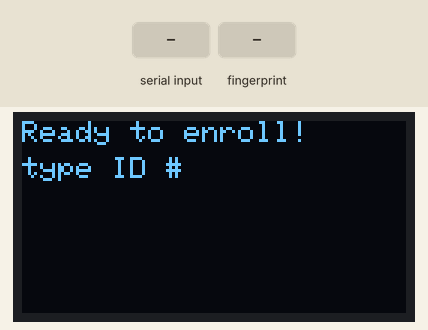
Recording of a sketch running on a simulated Arduino Mega 2560, built with avr-gcc and run on an emulated ATmega2560. Shown: 128×64 one-colour display. The test bench sets the inputs (shaded band). What the sketch prints to the serial monitor is not drawn.

Above: at 2.3 s.
2.4 s: "90,45\n" received over Serial
At 3.1 s:
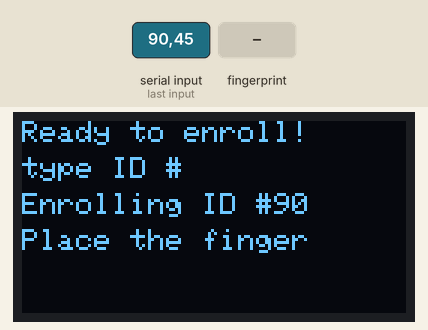
3.9 s: finger stored as number 1 placed on the sensor
At 5.7 s:
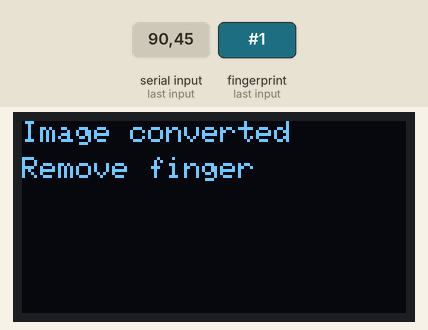
6.9 s: finger stored as number 1 placed on the sensor
At 8.8 s:
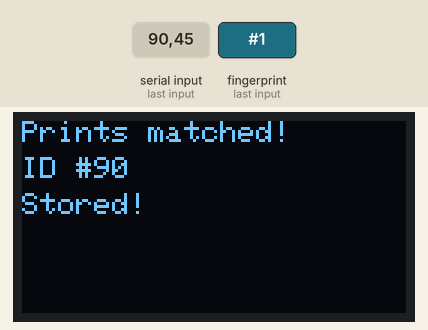
9.7 s: finger stored as number 1 placed on the sensor
At 15.6 s:
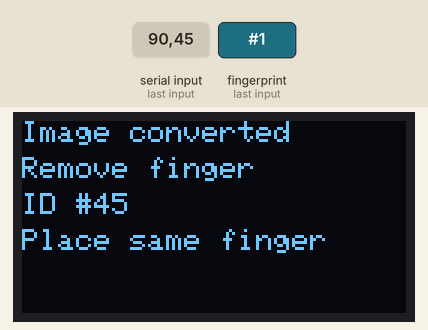
Timing chart, 0 to 16.8 s (numbered marks = the images above; inputs shaded):
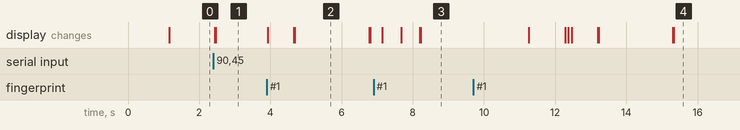

Measured:
- after the input at 2.4 s, the display: first changes at once (image 1 shows a later state)
- after the input at 3.9 s, the display: first changes at once (image 2 shows a later state)
- after the input at 6.9 s, the display: first changes after 0.25 s (image 3 shows a later state)
- after the input at 9.7 s, the display: first differs from a run without the input after 2.8 s (image 4 shows a later state)
- what the display in image 2 shows lasts 2.1 s, from 4.7 s to 6.8 s

The sketch:

Test4_enroll_new_code.ino
```cpp
#include <Wire.h>
#include <Adafruit_GFX.h>
#include <Adafruit_SSD1306.h>

#include <Adafruit_Fingerprint.h>
#include <HardwareSerial.h>

Adafruit_SSD1306 display(128, 64, &Wire, -1);

Adafruit_Fingerprint finger = Adafruit_Fingerprint(&Serial2);

uint16_t id;


void setup()
{
  // FOR oled dISPLAY
  display.begin(SSD1306_SWITCHCAPVCC, 0x3C);
  display.clearDisplay();

  //OTHER CODE
  Serial.begin(9600);
  while (!Serial);  // For Yun/Leo/Micro/Zero/...
  delay(100);
  Serial.println("\n\nAdafruit Fingerprint sensor enrollment");

  // set the data rate for the sensor serial port
  finger.begin(57600);

  if (finger.verifyPassword()) {
    Serial.println("Found fingerprint sensor!");
  } else {
    Serial.println("Did not find fingerprint sensor :(");
    while (1) { delay(1); }
  }
}

uint16_t readnumber(void){
  uint16_t num = 0;

  while (num == 0) {
    while (! Serial.available());
    num = Serial.parseInt();
  }
  return num;
}


void loop()                     // run over and over again
{
  display.clearDisplay();
  display.setTextSize(1);
  display.setTextColor(WHITE);
  display.setCursor(0, 0);
  display.println("Ready to enroll!");

  display.setCursor(0, 12);
  display.println("type ID #");
  display.display();

  Serial.println("Ready to enroll a fingerprint!");
  Serial.println("Please type in the ID # you want to save this finger as...");
  id = readnumber();
  if (id == 0) {// ID #0 not allowed, try again!
    return;
  }

  // Only display "Enrolling ID #" if a valid ID is entered
  display.setCursor(0, 24);
  display.print("Enrolling ID #");
  display.print(id);
  display.display();

  Serial.print("Enrolling ID #");
  Serial.println(id);

  while (!  getFingerprintEnroll() );
}

uint16_t getFingerprintEnroll() {

  int p = -1;

  display.setCursor(0, 36);
  display.print("Place the finger");
  display.display();

  //display.display();
  Serial.print("Waiting for valid finger to enroll as #"); Serial.println(id);
  while (p != FINGERPRINT_OK) {
    p = finger.getImage();
    switch (p) {
    case FINGERPRINT_OK:

      display.setCursor(0, 48);
      display.print("Image taken");
      display.display();
      delay(500);

      Serial.println("Image taken");
      break;
    case FINGERPRINT_NOFINGER:
      Serial.println(".");
      break;
    case FINGERPRINT_PACKETRECIEVEERR:
      display.setCursor(0, 48);
      display.print("Communication error");
      display.display();
      delay(1000);

      Serial.println("Communication error");
      break;
    case FINGERPRINT_IMAGEFAIL:
      display.setCursor(0, 48);
      display.print("Imaging error");
      display.display();
      delay(1000);
      Serial.println("Imaging error");
      break;
    default:
      display.setCursor(0, 48);
      display.print("Unknown error");
      display.display();
      delay(1000);
      Serial.println("Unknown error");
      break;
    }
  }

  // OK success!

  p = finger.image2Tz(1);
  switch (p) {
    case FINGERPRINT_OK:

      display.clearDisplay();
      display.setCursor(0, 0);
      display.print("Image converted");
      display.display();

      Serial.println("Image converted");
      break;
    case FINGERPRINT_IMAGEMESS:
      display.clearDisplay();
      display.setCursor(0, 0);
      display.print("Image too messy");
      display.display();
      delay(1000);
      Serial.println("Image too messy");
      return p;
    case FINGERPRINT_PACKETRECIEVEERR:
      display.clearDisplay();
      display.setCursor(0, 0);
      display.print("Communication error");
      display.display();
      delay(1000);
      Serial.println("Communication error");
      return p;
    case FINGERPRINT_FEATUREFAIL:
      display.clearDisplay();
      display.setCursor(0, 0);
      display.print("Error:not find finger");
      display.display();
      delay(1000);
      Serial.println("Could not find fingerprint features");
      return p;
    case FINGERPRINT_INVALIDIMAGE:
      display.clearDisplay();
      display.setCursor(0, 0);
      display.print("Error:not find finger");
      display.display();
      delay(1000);
      Serial.println("Could not find fingerprint features");
      return p;
    default:
      display.clearDisplay();
      display.setCursor(0, 0);
      display.print("Unknown error Error");
      display.display();
      delay(1000);
      Serial.println("Unknown error");
      return p;
  }


  display.setCursor(0, 12);
  display.print("Remove finger");
  display.display();

  Serial.println("Remove finger");
  delay(2000);
  p = 0;
  while (p != FINGERPRINT_NOFINGER) {
    p = finger.getImage();
  }

  display.setCursor(0, 24);
  display.print("ID #");
  display.print(id);
  display.display();

  Serial.print("ID "); Serial.println(id);
  p = -1;

  display.setCursor(0, 36);
  display.print("Place same finger");
  display.display();

  Serial.println("Place same finger again");
  while (p != FINGERPRINT_OK) {
    p = finger.getImage();
    switch (p) {
    case FINGERPRINT_OK:
      Serial.println("Image taken");
      break;
    case FINGERPRINT_NOFINGER:
      Serial.print(".");
      break;
    case FINGERPRINT_PACKETRECIEVEERR:
      display.setCursor(0, 48);
      display.print("Communication error");
      display.display();
      delay(1000);
      Serial.println("Communication error");
      break;
    case FINGERPRINT_IMAGEFAIL:
      display.setCursor(0, 48);
      display.print("Imaging error");
      display.display();
      delay(1000);
      Serial.println("Imaging error");
      break;
    default:
      display.setCursor(0, 48);
      display.print("Unknown error");
      display.display();
      delay(1000);
      Serial.println("Unknown error");
      break;
    }
  }

  // OK success!

  p = finger.image2Tz(2);
  switch (p) {
    case FINGERPRINT_OK:

      display.setCursor(0, 48);
      display.print("Image converted");
      display.display();
      delay(500);

      Serial.println("Image converted");
      break;
    case FINGERPRINT_IMAGEMESS:
      display.setCursor(0, 48);
      display.print("Error:Image too messy");
      display.display();
      delay(1000);
      Serial.println("Image too messy");
      return p;
    case FINGERPRINT_PACKETRECIEVEERR:
      display.setCursor(0, 48);
      display.print("Communication error");
      display.display();
      delay(1000);
      Serial.println("Communication error");
      return p;
    case FINGERPRINT_FEATUREFAIL:
      display.setCursor(0, 48);
      display.print("Error:not find finger");
      display.display();
      delay(1000);
      Serial.println("Could not find fingerprint features");
      return p;
    case FINGERPRINT_INVALIDIMAGE:
      display.setCursor(0, 48);
      display.print("Error:not find finger");
      display.display();
      delay(1000);
      Serial.println("Could not find fingerprint features");
      return p;
    default:
      display.setCursor(0, 48);
      display.print("Unknown error");
      display.display();
      delay(1000);
      Serial.println("Unknown error");
      return p;
  }

  // OK converted!
  Serial.print("Creating model for #");  Serial.println(id);

  p = finger.createModel();
  if (p == FINGERPRINT_OK) {

    display.clearDisplay();
    display.setCursor(0, 0);
    display.print("Prints matched!");
    display.display();
    delay(500);

    Serial.println("Prints matched!");
  } else if (p == FINGERPRINT_PACKETRECIEVEERR) {
    display.clearDisplay();
    display.setCursor(0, 0);
    display.print("Communication error");
    display.display();
    delay(1000);
    Serial.println("Communication error");
    return p;
  } else if (p == FINGERPRINT_ENROLLMISMATCH) {

    display.clearDisplay();
    display.setCursor(0, 0);
    display.print("Finger not match");
    display.display();
    delay(1000);
    Serial.println("Fingerprints did not match");
    return p;
  } else {
    Serial.println("Unknown error");
    return p;
  }


  display.setCursor(0, 12);
  display.print("ID #");
  display.print(id);
  display.display();

  Serial.print("ID "); Serial.println(id);
  p = finger.storeModel(id);
  if (p == FINGERPRINT_OK) {

    display.setCursor(0, 24);
    display.print("Stored!");
    display.display();
    Serial.println("Stored!");
    delay(3000);

    display.setCursor(0, 36);
    display.print("Enroll more ;");
    display.display();
    delay(1000);

  } else if (p == FINGERPRINT_PACKETRECIEVEERR) {
    display.setCursor(0, 24);
    display.print("Communication error");
    display.display();
    delay(1000);
    Serial.println("Communication error");
    return p;
  } else if (p == FINGERPRINT_BADLOCATION) {
    display.setCursor(0, 24);
    display.print("Error: can't store");
    display.display();
    delay(1000);
    Serial.println("Could not store in that location");
    return p;
  } else if (p == FINGERPRINT_FLASHERR) {
    display.setCursor(0, 24);
    display.print("Error:writing to flash");
    display.display();
    delay(1000);
    Serial.println("Error writing to flash");
    return p;
  } else {
    display.setCursor(0, 24);
    display.print("Unknown error");
    display.display();
    delay(1000);
    Serial.println("Unknown error");
    return p;
  }

  return true;
}
```
